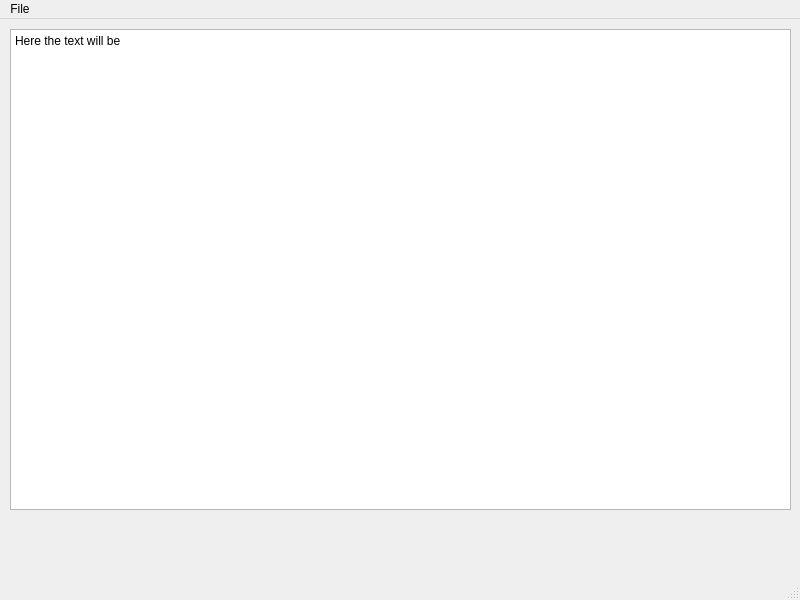
<?xml version="1.0" encoding="UTF-8"?>
<ui version="4.0">
 <class>TextEdit</class>
 <widget class="QMainWindow" name="TextEdit">
  <property name="geometry">
   <rect>
    <x>0</x>
    <y>0</y>
    <width>800</width>
    <height>600</height>
   </rect>
  </property>
  <property name="windowTitle">
   <string>MainWindow</string>
  </property>
  <widget class="QWidget" name="centralwidget">
   <widget class="QPlainTextEdit" name="plainTextEdit">
    <property name="geometry">
     <rect>
      <x>10</x>
      <y>10</y>
      <width>781</width>
      <height>481</height>
     </rect>
    </property>
    <property name="plainText">
     <string>Here the text will be</string>
    </property>
   </widget>
  </widget>
  <widget class="QMenuBar" name="menubar">
   <property name="geometry">
    <rect>
     <x>0</x>
     <y>0</y>
     <width>800</width>
     <height>18</height>
    </rect>
   </property>
   <widget class="QMenu" name="menuFile">
    <property name="title">
     <string>File</string>
    </property>
    <addaction name="actionNew"/>
    <addaction name="actionOpen"/>
    <addaction name="actionClose"/>
    <addaction name="actionSave"/>
    <addaction name="actionSave_as"/>
    <addaction name="actionExit"/>
   </widget>
   <addaction name="menuFile"/>
  </widget>
  <widget class="QStatusBar" name="statusbar"/>
  <action name="actionNew">
   <property name="text">
    <string>New</string>
   </property>
  </action>
  <action name="actionOpen">
   <property name="text">
    <string>Open</string>
   </property>
  </action>
  <action name="actionClose">
   <property name="text">
    <string>Close</string>
   </property>
  </action>
  <action name="actionSave">
   <property name="text">
    <string>Save</string>
   </property>
  </action>
  <action name="actionSave_as">
   <property name="text">
    <string>Save as</string>
   </property>
  </action>
  <action name="actionExit">
   <property name="text">
    <string>Exit</string>
   </property>
  </action>
 </widget>
 <resources/>
 <connections/>
</ui>
